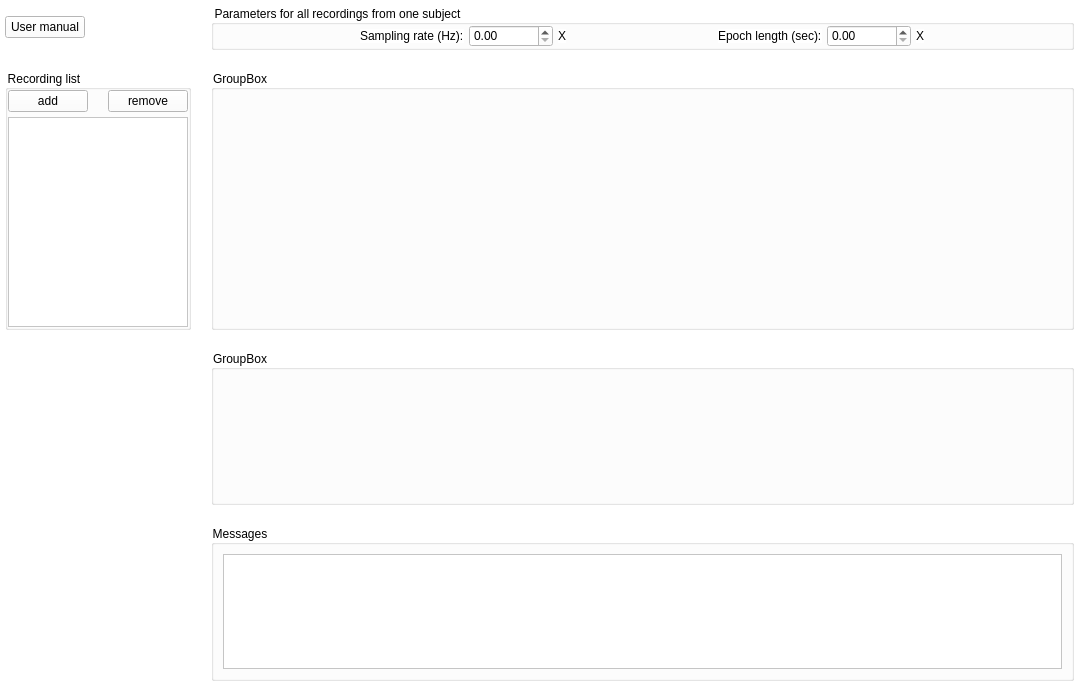
<?xml version="1.0" encoding="UTF-8"?>
<ui version="4.0">
 <class>Window0</class>
 <widget class="QMainWindow" name="Window0">
  <property name="geometry">
   <rect>
    <x>0</x>
    <y>0</y>
    <width>1079</width>
    <height>686</height>
   </rect>
  </property>
  <property name="sizePolicy">
   <sizepolicy hsizetype="Preferred" vsizetype="Preferred">
    <horstretch>0</horstretch>
    <verstretch>0</verstretch>
   </sizepolicy>
  </property>
  <property name="windowTitle">
   <string>MainWindow</string>
  </property>
  <property name="styleSheet">
   <string notr="true">background-color: white;</string>
  </property>
  <widget class="QWidget" name="centralwidget">
   <property name="sizePolicy">
    <sizepolicy hsizetype="Preferred" vsizetype="Preferred">
     <horstretch>0</horstretch>
     <verstretch>0</verstretch>
    </sizepolicy>
   </property>
   <layout class="QGridLayout" name="gridLayout" rowstretch="1,5,3,3" columnstretch="1,6">
    <property name="leftMargin">
     <number>5</number>
    </property>
    <property name="topMargin">
     <number>5</number>
    </property>
    <property name="rightMargin">
     <number>5</number>
    </property>
    <property name="bottomMargin">
     <number>5</number>
    </property>
    <property name="spacing">
     <number>20</number>
    </property>
    <item row="2" column="1">
     <widget class="QGroupBox" name="groupBox_3">
      <property name="sizePolicy">
       <sizepolicy hsizetype="Preferred" vsizetype="Preferred">
        <horstretch>0</horstretch>
        <verstretch>0</verstretch>
       </sizepolicy>
      </property>
      <property name="title">
       <string>GroupBox</string>
      </property>
     </widget>
    </item>
    <item row="0" column="1">
     <widget class="QGroupBox" name="parametergroupbox">
      <property name="title">
       <string>Parameters for all recordings from one subject</string>
      </property>
      <layout class="QHBoxLayout" name="horizontalLayout_2">
       <property name="leftMargin">
        <number>0</number>
       </property>
       <property name="topMargin">
        <number>0</number>
       </property>
       <property name="rightMargin">
        <number>0</number>
       </property>
       <property name="bottomMargin">
        <number>0</number>
       </property>
       <item>
        <spacer name="horizontalSpacer_3">
         <property name="orientation">
          <enum>Qt::Orientation::Horizontal</enum>
         </property>
         <property name="sizeType">
          <enum>QSizePolicy::Policy::Preferred</enum>
         </property>
         <property name="sizeHint" stdset="0">
          <size>
           <width>20</width>
           <height>5</height>
          </size>
         </property>
        </spacer>
       </item>
       <item>
        <layout class="QHBoxLayout" name="samplingratelayout" stretch="4,2,1">
         <property name="spacing">
          <number>5</number>
         </property>
         <item>
          <widget class="QLabel" name="samplingratelabel">
           <property name="sizePolicy">
            <sizepolicy hsizetype="Fixed" vsizetype="Fixed">
             <horstretch>0</horstretch>
             <verstretch>0</verstretch>
            </sizepolicy>
           </property>
           <property name="text">
            <string>Sampling rate (Hz):</string>
           </property>
          </widget>
         </item>
         <item>
          <widget class="QDoubleSpinBox" name="samplingrateinput">
           <property name="sizePolicy">
            <sizepolicy hsizetype="Fixed" vsizetype="Fixed">
             <horstretch>0</horstretch>
             <verstretch>0</verstretch>
            </sizepolicy>
           </property>
           <property name="minimum">
            <double>0.000000000000000</double>
           </property>
           <property name="maximum">
            <double>100000.000000000000000</double>
           </property>
          </widget>
         </item>
         <item>
          <widget class="QLabel" name="samplingrateindicator1">
           <property name="sizePolicy">
            <sizepolicy hsizetype="Fixed" vsizetype="Fixed">
             <horstretch>0</horstretch>
             <verstretch>0</verstretch>
            </sizepolicy>
           </property>
           <property name="text">
            <string>X</string>
           </property>
          </widget>
         </item>
        </layout>
       </item>
       <item>
        <spacer name="horizontalSpacer_2">
         <property name="orientation">
          <enum>Qt::Orientation::Horizontal</enum>
         </property>
         <property name="sizeType">
          <enum>QSizePolicy::Policy::Preferred</enum>
         </property>
         <property name="sizeHint" stdset="0">
          <size>
           <width>20</width>
           <height>5</height>
          </size>
         </property>
        </spacer>
       </item>
       <item>
        <layout class="QHBoxLayout" name="epochlengthlayout" stretch="4,2,1">
         <property name="spacing">
          <number>5</number>
         </property>
         <item>
          <widget class="QLabel" name="epochlengthlabel">
           <property name="sizePolicy">
            <sizepolicy hsizetype="Fixed" vsizetype="Fixed">
             <horstretch>0</horstretch>
             <verstretch>0</verstretch>
            </sizepolicy>
           </property>
           <property name="text">
            <string>Epoch length (sec):</string>
           </property>
          </widget>
         </item>
         <item>
          <widget class="QDoubleSpinBox" name="epochlengthinput">
           <property name="sizePolicy">
            <sizepolicy hsizetype="Fixed" vsizetype="Fixed">
             <horstretch>0</horstretch>
             <verstretch>0</verstretch>
            </sizepolicy>
           </property>
           <property name="maximum">
            <double>100000.000000000000000</double>
           </property>
           <property name="singleStep">
            <double>0.500000000000000</double>
           </property>
          </widget>
         </item>
         <item>
          <widget class="QLabel" name="epochlengthindicator1">
           <property name="sizePolicy">
            <sizepolicy hsizetype="Fixed" vsizetype="Fixed">
             <horstretch>0</horstretch>
             <verstretch>0</verstretch>
            </sizepolicy>
           </property>
           <property name="text">
            <string>X</string>
           </property>
          </widget>
         </item>
        </layout>
       </item>
       <item>
        <spacer name="horizontalSpacer">
         <property name="orientation">
          <enum>Qt::Orientation::Horizontal</enum>
         </property>
         <property name="sizeType">
          <enum>QSizePolicy::Policy::Preferred</enum>
         </property>
         <property name="sizeHint" stdset="0">
          <size>
           <width>20</width>
           <height>5</height>
          </size>
         </property>
        </spacer>
       </item>
      </layout>
     </widget>
    </item>
    <item row="1" column="0">
     <widget class="QGroupBox" name="groupBox">
      <property name="sizePolicy">
       <sizepolicy hsizetype="Preferred" vsizetype="Preferred">
        <horstretch>0</horstretch>
        <verstretch>0</verstretch>
       </sizepolicy>
      </property>
      <property name="title">
       <string>Recording list</string>
      </property>
      <layout class="QVBoxLayout" name="verticalLayout" stretch="1,5">
       <property name="spacing">
        <number>5</number>
       </property>
       <property name="leftMargin">
        <number>0</number>
       </property>
       <property name="topMargin">
        <number>0</number>
       </property>
       <property name="rightMargin">
        <number>0</number>
       </property>
       <property name="bottomMargin">
        <number>0</number>
       </property>
       <item>
        <layout class="QHBoxLayout" name="horizontalLayout_3" stretch="1,1">
         <property name="spacing">
          <number>20</number>
         </property>
         <item>
          <widget class="QPushButton" name="addbutton">
           <property name="sizePolicy">
            <sizepolicy hsizetype="Fixed" vsizetype="Fixed">
             <horstretch>0</horstretch>
             <verstretch>0</verstretch>
            </sizepolicy>
           </property>
           <property name="text">
            <string>add</string>
           </property>
          </widget>
         </item>
         <item>
          <widget class="QPushButton" name="removebutton">
           <property name="sizePolicy">
            <sizepolicy hsizetype="Fixed" vsizetype="Fixed">
             <horstretch>0</horstretch>
             <verstretch>0</verstretch>
            </sizepolicy>
           </property>
           <property name="text">
            <string>remove</string>
           </property>
          </widget>
         </item>
        </layout>
       </item>
       <item>
        <widget class="QListWidget" name="listWidget">
         <property name="sizePolicy">
          <sizepolicy hsizetype="Maximum" vsizetype="Preferred">
           <horstretch>0</horstretch>
           <verstretch>0</verstretch>
          </sizepolicy>
         </property>
        </widget>
       </item>
      </layout>
     </widget>
    </item>
    <item row="1" column="1">
     <widget class="QGroupBox" name="groupBox_2">
      <property name="sizePolicy">
       <sizepolicy hsizetype="Preferred" vsizetype="Preferred">
        <horstretch>0</horstretch>
        <verstretch>0</verstretch>
       </sizepolicy>
      </property>
      <property name="title">
       <string>GroupBox</string>
      </property>
     </widget>
    </item>
    <item row="0" column="0">
     <widget class="QPushButton" name="usermanualbutton">
      <property name="sizePolicy">
       <sizepolicy hsizetype="Fixed" vsizetype="Fixed">
        <horstretch>0</horstretch>
        <verstretch>0</verstretch>
       </sizepolicy>
      </property>
      <property name="text">
       <string>User manual</string>
      </property>
     </widget>
    </item>
    <item row="3" column="1">
     <widget class="QGroupBox" name="groupBox_4">
      <property name="title">
       <string>Messages</string>
      </property>
      <layout class="QGridLayout" name="gridLayout_2">
       <item row="0" column="0">
        <widget class="QTextBrowser" name="textBrowser">
         <property name="sizePolicy">
          <sizepolicy hsizetype="Preferred" vsizetype="Preferred">
           <horstretch>0</horstretch>
           <verstretch>0</verstretch>
          </sizepolicy>
         </property>
        </widget>
       </item>
      </layout>
     </widget>
    </item>
   </layout>
  </widget>
 </widget>
 <resources>
  <include location="resources.qrc"/>
 </resources>
 <connections/>
</ui>
